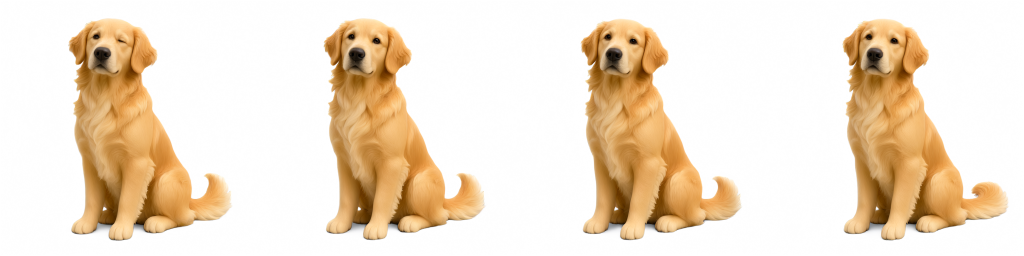
#> input picture assets-src/lolo/qwen/rows/idle.png, 2048 x 512 px (shown at 1/2 size)
$ python build_skin.py
#> lines starting #> are read from the running program, lines starting #| are printed output that depends on the picture
"""将已验收姿态配准成桌面帧条；保留原图与失败候选，不重画角色。"""
from pathlib import Path
import hashlib
import json
import sys
from PIL import Image, ImageDraw, ImageFont

HERE = Path(__file__).resolve().parent
ROOT = HERE.parents[1]
sys.path.insert(0, str(ROOT / 'assets-src/nuomi/desktop-source'))
from extract_strip_frames import connected_components, component_group_image

OUT = ROOT / 'pets/lolo'
QA = ROOT / '_work/qa/pose-scale/lolo'
OUT.mkdir(parents=True, exist_ok=True)
QA.mkdir(parents=True, exist_ok=True)
SIZE = (384, 384)
BASELINE = 376
# 每个动作都从原始大图直接缩一次；头部尺度一致，腿部伸展保留自然变化。
SCALE = .54
STATES = {
    'idle': ('qwen/rows/idle.png', [0,1,2,3], 3, True, 1),
    'walk': ('builtin/walk-grid.png', [0,1,2,3], 5, True, 1),
    'run': ('builtin/run-grid.png', [0,1,2,3], 8, True, 1),
    'sit': ('qwen/rows/sit.png', [0,1,2,3], 2, True, 1),
    'sleep': ('qwen/rows/sleep.png', [1,2,3], 1.5, True, 1),
    'drag': ('qwen/rows/drag.png', [0,1,2,3], 3, True, 1),
    # 原行悬空候选头部约154px，静置178px；按头宽校准整组，不按伸腿后的总高。
    # 只保留最后一格完整姿态，位移由桌面物理提供。
    'fall': ('qwen/rows/fall.png', [3], 4, True, 1.16),
    'happy': ('qwen/rows/happy.png', [0,1,2,3], 4, False, 1),
}

manifest = {'name':'洛洛','breed':'金色寻回猎犬','frameSize':list(SIZE),'scale':1,'baseSizePercent':75,
            'pixelArt':False,'playful':True,'states':{}}
audit = []
preview = Image.new('RGB', (4*SIZE[0], len(STATES)*(SIZE[1]+24)), '#f4f0ea')
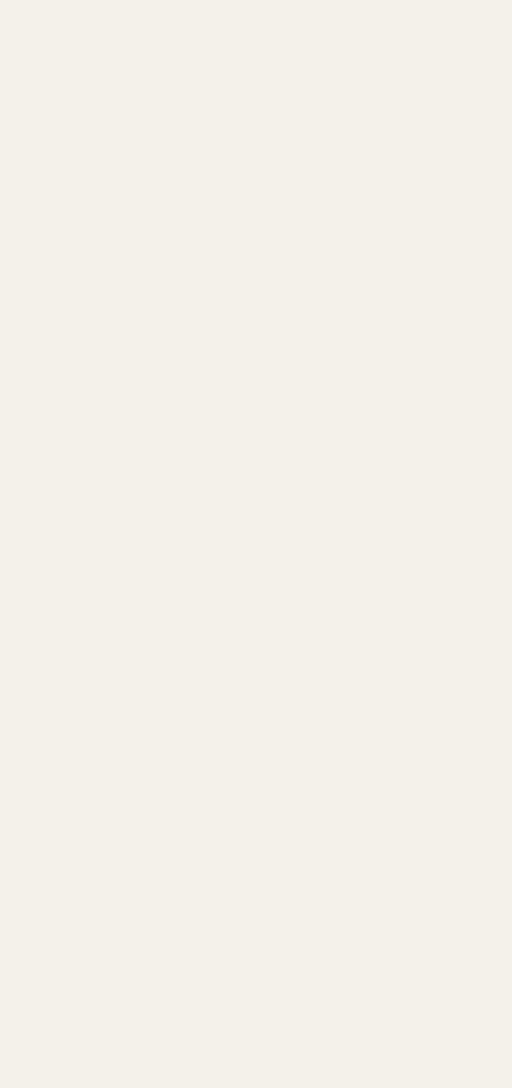
#> preview: PIL image 1536x3264 RGB (shown at 1/3 size); mean R, G, B 244, 240, 234
draw = ImageDraw.Draw(preview)

for row,(state,(source_name,indices,fps,loop,adjustment)) in enumerate(STATES.items()):
    with Image.open(HERE/source_name) as image:
#> image is the input picture: PIL image 2048x512 RGBA; mean R, G, B, A 177.4, 89.9, 171.5, 77.4
        source=image.convert('RGBA')
    frames=[]
    for index in indices:
        if 'grid' in source_name:
            cell=source.crop(((index%2)*source.width//2,(index//2)*source.height//2,
                              (index%2+1)*source.width//2,(index//2+1)*source.height//2))
        else:
            cell=source.crop((index*source.width//4,0,(index+1)*source.width//4,source.height))
#> (the run stopped early here; a loop or call above may not have finished)
